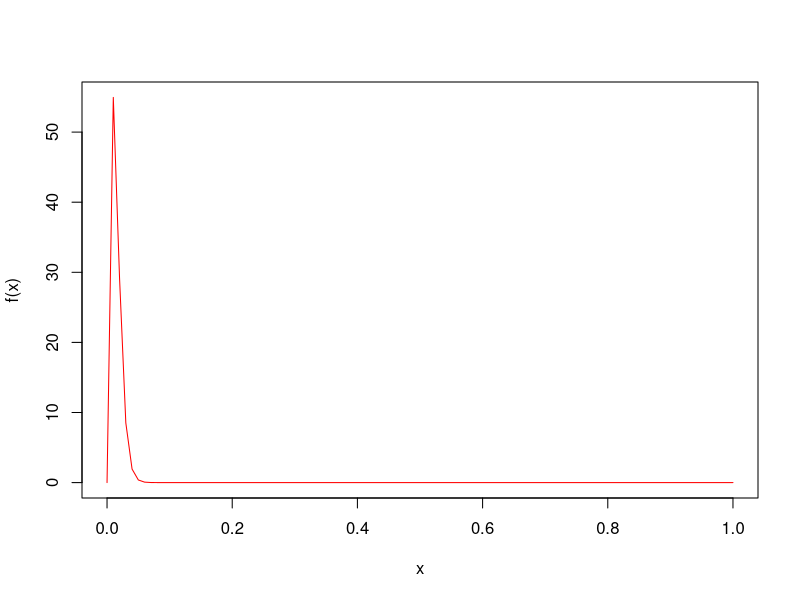
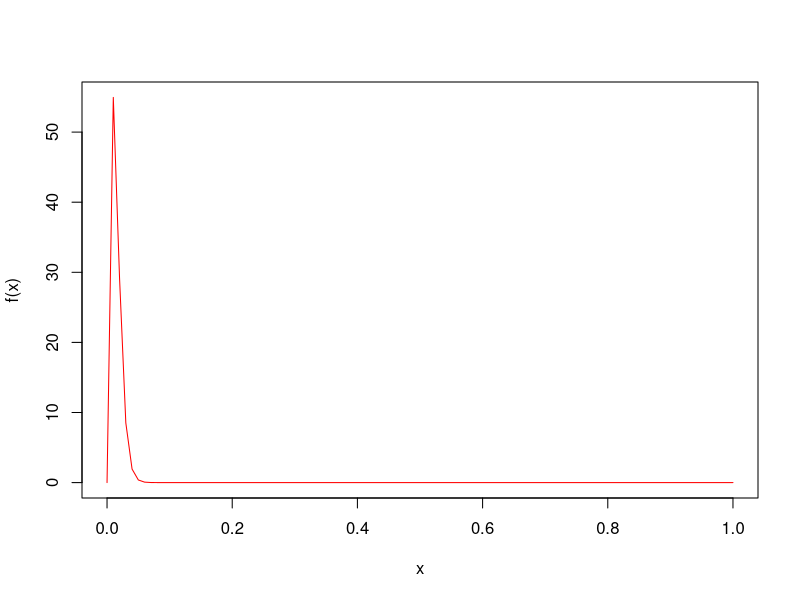

Recreate these plots in R, in order.
#Bayesian Interval in the non risk HBB setting
#edited by me
#Orignial Code provided to me by my supervisor. The alpha_0 and beta0 were chosen by me. 
rm(list = ls())

#prior distribution
alpha0 <- 3

beta0 <- 200

curve(dbeta(x,shape1 = alpha0, shape2 = beta0),from=0,to=1,
      
      ylab="f(x)", col="red")


alpha0/(alpha0+beta0)

# Quantiles, prior distribution

qbeta(0.025,shape1 = alpha0, shape2 = beta0)

qbeta(0.975,shape1 = alpha0, shape2 = beta0)

#Baseline information
nbaseline <- 4839

sumybaseline <- 133

# Posterior mean

(sumybaseline+alpha0)/(nbaseline+alpha0+beta0)



# Bayes interval

qbeta(0.025,shape1 = sumybaseline+alpha0, shape2 = nbaseline-sumybaseline+beta0)

qbeta(0.975,shape1 = sumybaseline+alpha0, shape2 = nbaseline-sumybaseline+beta0)
#Bayesian Interval in the non risk HBB setting
#edited by me
# Original Code provided to me by my supervisor. The alpha_0 and beta0 were chosen by me. 
rm(list = ls())

#prior distribution
alpha0 <- 3

beta0 <- 200

curve(dbeta(x,shape1 = alpha0, shape2 = beta0),from=0,to=1,
      
      ylab="f(x)", col="red")


alpha0/(alpha0+beta0)

# Quantiles, prior distribution

qbeta(0.025,shape1 = alpha0, shape2 = beta0)

qbeta(0.975,shape1 = alpha0, shape2 = beta0)

#Baseline information
nbaseline <- 4839

sumybaseline <- 133

# Posterior mean

(sumybaseline+alpha0)/(nbaseline+alpha0+beta0)



# Bayes interval

qbeta(0.025,shape1 = sumybaseline+alpha0, shape2 = nbaseline-sumybaseline+beta0)

qbeta(0.975,shape1 = sumybaseline+alpha0, shape2 = nbaseline-sumybaseline+beta0)
